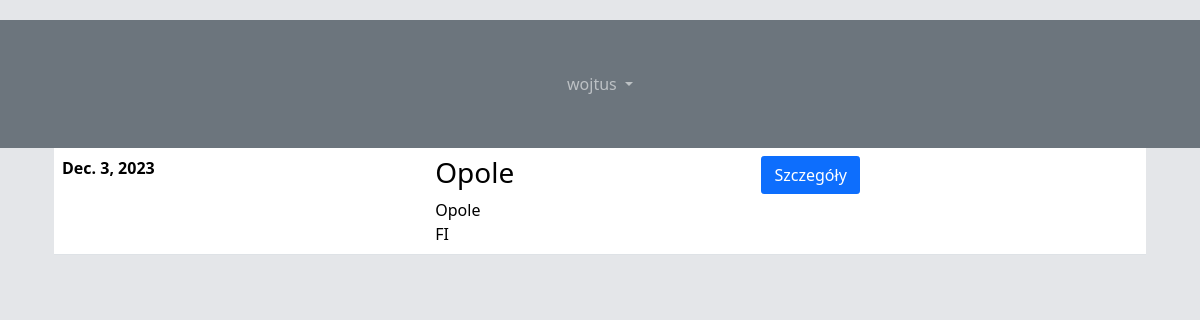
Page /zamowienia/archiwum/ (signed in) on the earlier database version.
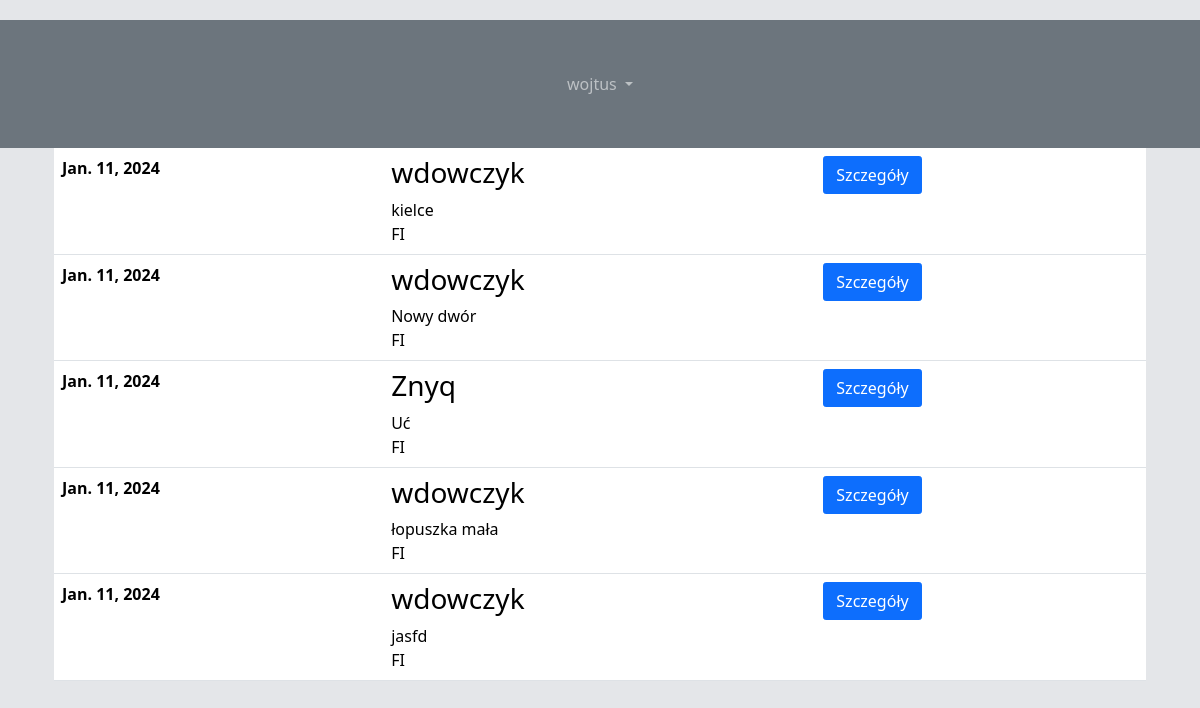
Same page on the later database version.
### order_display/models.py (models this page shows, shortened)
class Order(models.Model):
    objects = models.Manager()
    published = PublishedManager()
    class Status(models.TextChoices):
        DRAFT = 'DF', 'Draft'
        PUBLISHED = 'PB', 'Published'
        FINISHED = 'FI', 'Finished'
    client = models.ForeignKey(Client,
                               on_delete=models.CASCADE,
                               related_name='order',
                               blank = True)
    created = models.DateField(default = timezone.now)
    due = models.DateField(default = timezone.now, blank=True)
    slug = models.SlugField(max_length=255, blank=True)
    status = models.CharField(max_length=2,
                              choices=Status.choices,
                              default=Status.PUBLISHED)
    adres = models.CharField(max_length=255, blank=True)
    workers = models.ManyToManyField(User)

class Client(models.Model):
    first_name = models.CharField(max_length=20,blank=True)
    last_name = models.CharField(max_length=20,blank=True)
    phone_number = models.IntegerField(blank = True)
    slug = models.SlugField(max_length=255,blank=True, unique=True)
    def __str__(self):
        return self.last_name

### order_display/views.py (the view)
# urls.py: path('archiwum/', views.Archive.as_view(), name ="archiwum"),
class Archive(LoginRequiredMixin, ListView):
    login_url = '/login/'
    queryset = Order.objects.filter(status = Order.Status.FINISHED)
    context_object_name = 'orders'
    template_name = 'order_display/order_list.html'

### order_display/templates/order_display/order_list.html (shortened to what this page needs)
{% extends "order_display/base.html" %}
{% block content %}
<div class="event-schedule-area-two bg-color pad100">
  <div class="container">
      <div class="tab-content" id="myTabContent">
          <div class="tab-pane fade active show" id="home" role="tabpanel">
              <div class="table-responsive">
                  <table class="table">
                    {% for order in orders %}
                      <tr class="inner-box">
                          <th scope="row">
                              <div class="event-date">
                                  {{order.due}}
                              </div>
                          </th>
                          <td>
                              <div class="event-wrap">
                                  <h3><a>{{ order.client }}</a></h3>
                                  <div class="meta">
                                      <div class="organizers">
                                          <a>{{order.adres}}</a>
                                      </div>
                                      <div class="categories">
                                          <a>{{order.status}}</a>
                                      </div>
                                  </div>
                              </div>
                          </td>
                          <td>
                              <div class="primary-btn">
                                  <a class="btn btn-primary" href={% url 'order_display:order_detail' order.slug %}>Szczegóły</a>
                              </div>
                          </td>
                      </tr>
                      {% endfor %}
                  </table>
              </div>
          </div>
      </div>
  </div>
</div>
{% endblock %}

### order_display/templates/order_display/base.html (shortened to what this page needs)
<!DOCTYPE html>
{% load static %}
<html>
<head>
  {% load crispy_forms_tags %}
  {% load bootstrap5 %}
  {% bootstrap_css %}
  <link rel="stylesheet" href="{% static 'css/list_css.css' %}" type="text/css" />
  <link rel="stylesheet" href="{% static 'css/navbar_css.css' %}" type="text/css" />
  <link rel="stylesheet" href="{% static 'css/order_detail.css' %}" type="text/css" />
</head>
<body>
	<nav class="navbar navbar-expand-lg navbar-dark p-3 bg-secondary" id="headerNav">
    <div class="container-fluid">
      <div class=" collapse navbar-collapse" id="navbarNavDropdown">
        <ul class="navbar-nav mx-auto ">
          {% if user.is_authenticated %}
            <li class="nav-item dropdown">
              <a class="nav-link mx-2 dropdown-toggle" href="#" id="navbarDropdownMenuLink" role="button" data-bs-toggle="dropdown" aria-expanded="false">
                {{ user.username }}
              </a>
            </li>
          {% endif %}
        </ul>
      </div>
    </div>
  </nav>
<div class="container">
  {% block content %}
  {% endblock %}
</div>
</body>
</html>

### order_display/static/css/list_css.css (style rules this page uses)
body { margin-top:20px; }

### order_display/static/css/navbar_css.css (style rules this page uses)
@media screen and (min-width:992px) { .nav-item { line-height:80px; } }

### order_display/static/css/order_detail.css (style rules this page uses)
body { margin-top:20px; background-color: #e4e6e9; color: #41464d; }
.btn:not(:disabled):not(.disabled) { cursor: pointer; }
.btn { cursor: pointer; position: relative; z-index: auto; border-radius: .175rem; transition: color .15s,background-color .15s,border-color .15s,box-shadow .15s,opacity .15s; }

Differences in the rows shown:
removed Order: due "Dec. 3, 2023", client "Opole", adres "Opole", status "FI"
added Order: due "Jan. 11, 2024", client "wdowczyk", adres "kielce", status "FI"
added Order: due "Jan. 11, 2024", client "wdowczyk", adres "Nowy dwór", status "FI"
added Order: due "Jan. 11, 2024", client "Znyq", adres "Uć", status "FI"
added Order: due "Jan. 11, 2024", client "wdowczyk", adres "łopuszka mała", status "FI"
added Order: due "Jan. 11, 2024", client "wdowczyk", adres "jasfd", status "FI"
